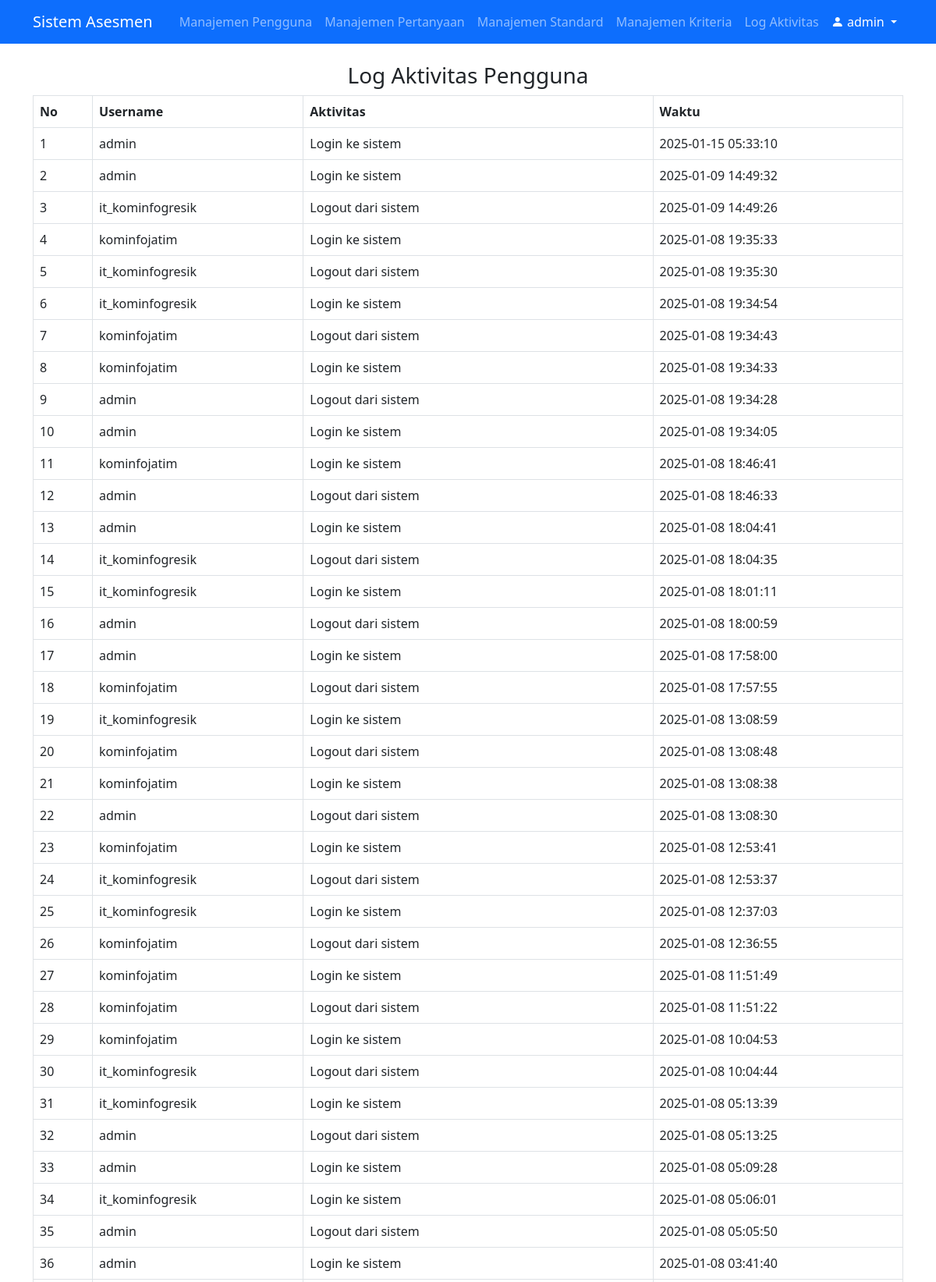
Page /views/admin/log_aktivitas.php (signed in, upper part) on the committed database.
### tables this page shows
CREATE TABLE `log_aktivitas` (
  `id` int(11) NOT NULL,
  `user_id` int(11) NOT NULL,
  `aktivitas` varchar(255) DEFAULT NULL,
  `timestamp` timestamp NOT NULL DEFAULT CURRENT_TIMESTAMP
);

CREATE TABLE `users` (
  `id` int(11) NOT NULL,
  `username` varchar(50) NOT NULL,
  `password` varchar(255) NOT NULL,
  `role` enum('Manajemen TI','Admin','Tim Penilai','IT Auditor') NOT NULL,
  `institusi` varchar(255) DEFAULT NULL,
  `created_at` timestamp NOT NULL DEFAULT CURRENT_TIMESTAMP
);

### views/admin/log_aktivitas.php (the view, shortened to what this page needs)
<?php
include '../../includes/db.php';
include '../../includes/header.php';
$query = "SELECT a.id, u.username, a.aktivitas, a.timestamp
          FROM log_aktivitas a
          JOIN users u ON a.user_id = u.id
          ORDER BY a.timestamp DESC";
$result = $conn->query($query);
?>
<h3 class="text-center">Log Aktivitas Pengguna</h3>
<table class="table table-bordered">
    <thead>
        <tr>
            <th>No</th>
            <th>Username</th>
            <th>Aktivitas</th>
            <th>Waktu</th>
        </tr>
    </thead>
    <tbody>
        <?php if ($result->num_rows > 0):
            $no = 1;
            while ($row = $result->fetch_assoc()): ?>
            <tr>
                <td><?php echo $no++; ?></td>
                <td><?php echo $row['username']; ?></td>
                <td><?php echo $row['aktivitas']; ?></td>
                <td><?php echo $row['timestamp']; ?></td>
            </tr>
        <?php endwhile; else: ?>
            <tr>
                <td colspan="4" class="text-center">Belum ada log aktivitas.</td>
            </tr>
        <?php endif; ?>
    </tbody>
</table>
<?php include '../../includes/footer.php'; ?>

### rows in the picture
log_aktivitas: user.username "admin", aktivitas "Login ke sistem", timestamp "2025-01-15 05:33:10"
log_aktivitas: user.username "admin", aktivitas "Login ke sistem", timestamp "2025-01-09 14:49:32"
log_aktivitas: user.username "it_kominfogresik", aktivitas "Logout dari sistem", timestamp "2025-01-09 14:49:26"
log_aktivitas: user.username "kominfojatim", aktivitas "Login ke sistem", timestamp "2025-01-08 19:35:33"
log_aktivitas: user.username "it_kominfogresik", aktivitas "Logout dari sistem", timestamp "2025-01-08 19:35:30"
log_aktivitas: user.username "it_kominfogresik", aktivitas "Login ke sistem", timestamp "2025-01-08 19:34:54"
log_aktivitas: user.username "kominfojatim", aktivitas "Logout dari sistem", timestamp "2025-01-08 19:34:43"
log_aktivitas: user.username "kominfojatim", aktivitas "Login ke sistem", timestamp "2025-01-08 19:34:33"
log_aktivitas: user.username "admin", aktivitas "Logout dari sistem", timestamp "2025-01-08 19:34:28"
log_aktivitas: user.username "admin", aktivitas "Login ke sistem", timestamp "2025-01-08 19:34:05"
log_aktivitas: user.username "kominfojatim", aktivitas "Login ke sistem", timestamp "2025-01-08 18:46:41"
log_aktivitas: user.username "admin", aktivitas "Logout dari sistem", timestamp "2025-01-08 18:46:33"
log_aktivitas: user.username "admin", aktivitas "Login ke sistem", timestamp "2025-01-08 18:04:41"
log_aktivitas: user.username "it_kominfogresik", aktivitas "Logout dari sistem", timestamp "2025-01-08 18:04:35"
log_aktivitas: user.username "it_kominfogresik", aktivitas "Login ke sistem", timestamp "2025-01-08 18:01:11"
log_aktivitas: user.username "admin", aktivitas "Logout dari sistem", timestamp "2025-01-08 18:00:59"
log_aktivitas: user.username "admin", aktivitas "Login ke sistem", timestamp "2025-01-08 17:58:00"
log_aktivitas: user.username "kominfojatim", aktivitas "Logout dari sistem", timestamp "2025-01-08 17:57:55"
log_aktivitas: user.username "it_kominfogresik", aktivitas "Login ke sistem", timestamp "2025-01-08 13:08:59"
log_aktivitas: user.username "kominfojatim", aktivitas "Logout dari sistem", timestamp "2025-01-08 13:08:48"
log_aktivitas: user.username "kominfojatim", aktivitas "Login ke sistem", timestamp "2025-01-08 13:08:38"
log_aktivitas: user.username "admin", aktivitas "Logout dari sistem", timestamp "2025-01-08 13:08:30"
log_aktivitas: user.username "kominfojatim", aktivitas "Login ke sistem", timestamp "2025-01-08 12:53:41"
log_aktivitas: user.username "it_kominfogresik", aktivitas "Logout dari sistem", timestamp "2025-01-08 12:53:37"
log_aktivitas: user.username "it_kominfogresik", aktivitas "Login ke sistem", timestamp "2025-01-08 12:37:03"
log_aktivitas: user.username "kominfojatim", aktivitas "Logout dari sistem", timestamp "2025-01-08 12:36:55"
log_aktivitas: user.username "kominfojatim", aktivitas "Login ke sistem", timestamp "2025-01-08 11:51:49"
log_aktivitas: user.username "kominfojatim", aktivitas "Logout dari sistem", timestamp "2025-01-08 11:51:22"
log_aktivitas: user.username "kominfojatim", aktivitas "Login ke sistem", timestamp "2025-01-08 10:04:53"
log_aktivitas: user.username "it_kominfogresik", aktivitas "Logout dari sistem", timestamp "2025-01-08 10:04:44"
log_aktivitas: user.username "it_kominfogresik", aktivitas "Login ke sistem", timestamp "2025-01-08 05:13:39"
log_aktivitas: user.username "admin", aktivitas "Logout dari sistem", timestamp "2025-01-08 05:13:25"
log_aktivitas: user.username "admin", aktivitas "Login ke sistem", timestamp "2025-01-08 05:09:28"
log_aktivitas: user.username "it_kominfogresik", aktivitas "Login ke sistem", timestamp "2025-01-08 05:06:01"
log_aktivitas: user.username "admin", aktivitas "Logout dari sistem", timestamp "2025-01-08 05:05:50"
log_aktivitas: user.username "admin", aktivitas "Login ke sistem", timestamp "2025-01-08 03:41:40"

### other values in the picture
$_SESSION['user'] "admin"
